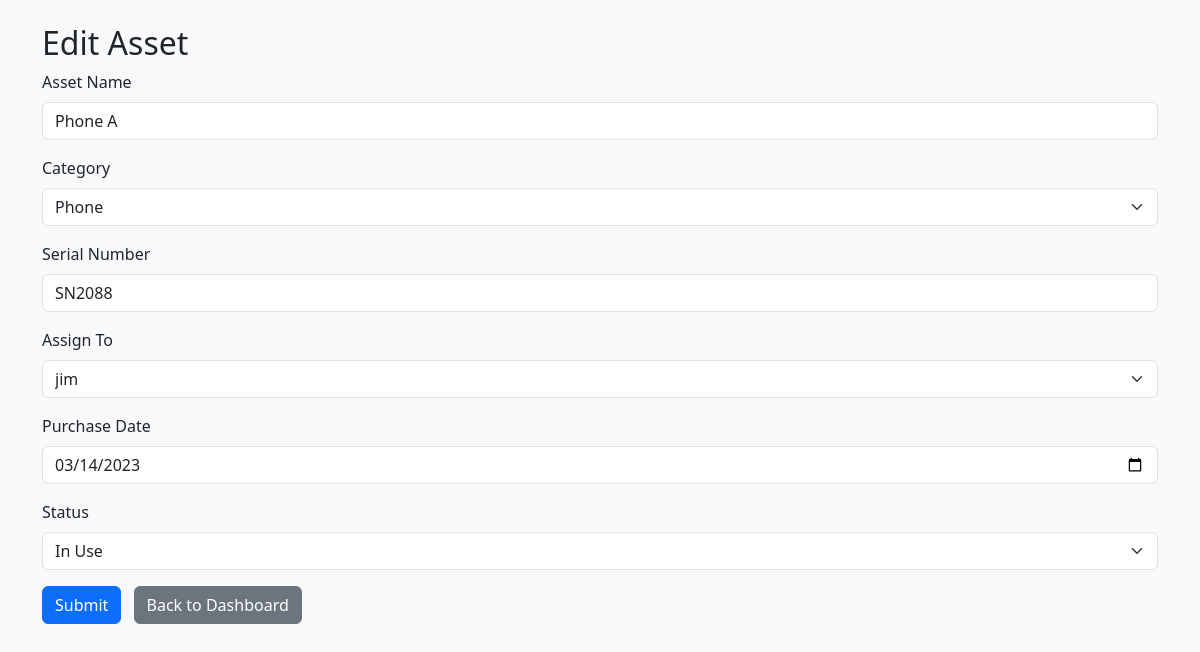
Before: /assets/edit/3 (signed in) with the older database file.
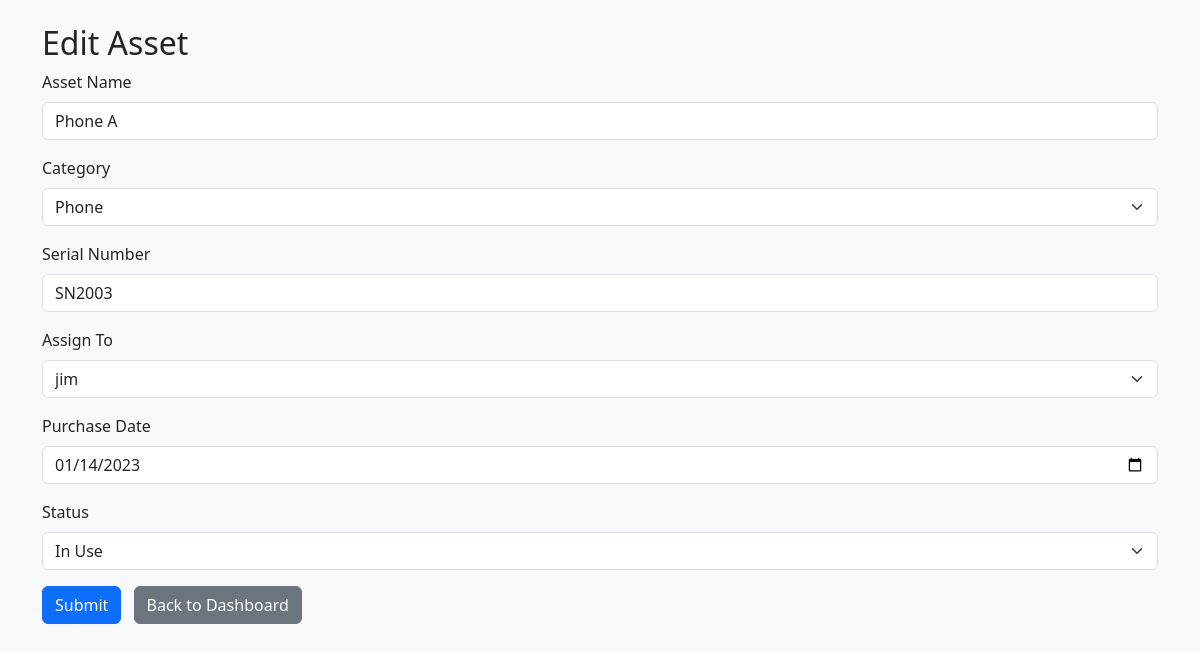
After: the same page with the newer database file.
### models.py (models this page shows)
class Asset(db.Model):
    id = db.Column(db.Integer, primary_key=True)
    name = db.Column(db.String(100), nullable=False)
    category = db.Column(db.String(50), nullable=False)
    serial_number = db.Column(db.String(100), unique=True, nullable=False)
    assigned_to_id = db.Column(db.Integer, db.ForeignKey('user.id'))
    assigned_user = db.relationship('User', backref='assets')
    purchase_date = db.Column(db.Date)
    status = db.Column(db.String(50), default="Available")

### app.py (the view)
@app.route('/assets/edit/<int:asset_id>', methods=['GET', 'POST'])
def edit_asset(asset_id):
    if 'username' not in session:
        return redirect(url_for('login'))
    asset = Asset.query.get_or_404(asset_id)
    if session['role'] != 'admin' and (
        not asset.assigned_user or asset.assigned_user.username != session['username']
    ):
        flash("You can only edit assets assigned to you.", "danger")
        return redirect(url_for('dashboard'))
    form = AssetForm(obj=asset)
    form.assigned_to.choices = [(user.id, user.username) for user in User.query.all()]
    if form.validate_on_submit():
        asset.name = form.name.data
        asset.category = form.category.data
        asset.serial_number = form.serial_number.data
        asset.assigned_to_id = form.assigned_to.data
        asset.purchase_date = form.purchase_date.data
        asset.status = form.status.data
        db.session.commit()
        flash('Asset updated successfully!', 'success')
        return redirect(url_for('dashboard'))
    else:
        form.assigned_to.data = asset.assigned_to_id
    return render_template('add_asset.html', form=form)

### forms.py
class AssetForm(FlaskForm):
    name = StringField('Asset Name', validators=[DataRequired()])
    category = SelectField('Category', choices=[
        ('Laptop', 'Laptop'),
        ('Monitor', 'Monitor'),
        ('Phone', 'Phone'),
        ('Tablet', 'Tablet'),
        ('Peripheral', 'Peripheral'),
        ('Other', 'Other')
    ], validators=[DataRequired()])
    serial_number = StringField('Serial Number', validators=[DataRequired()])
    assigned_to = SelectField('Assign To', coerce=int, validators=[DataRequired()])
    purchase_date = DateField('Purchase Date', format='%Y-%m-%d')
    status = SelectField('Status', choices=[
        ('Available', 'Available'),
        ('In Use', 'In Use'),
        ('Faulty', 'Faulty'),
        ('Retired', 'Retired')
    ], validators=[DataRequired()])
    submit = SubmitField('Submit')

### templates/add_asset.html (shortened to what this page needs)
{% extends "base.html" %}
{% block content %}
<h2>{{ 'Edit Asset' if form.name.data else 'Add Asset' }}</h2>
<form method="POST">
    <div class="mb-3">
        {{ form.name.label(class="form-label") }}
        {{ form.name(class="form-control") }}
    </div>
    <div class="mb-3">
        {{ form.category.label(class="form-label") }}
        {{ form.category(class="form-select") }}
    </div>
    <div class="mb-3">
        {{ form.serial_number.label(class="form-label") }}
        {{ form.serial_number(class="form-control") }}
    </div>
    <div class="mb-3">
        {{ form.assigned_to.label(class="form-label") }}
        {{ form.assigned_to(class="form-select") }}
    </div>
    <div class="mb-3">
        {{ form.purchase_date.label(class="form-label") }}
        {{ form.purchase_date(class="form-control") }}
    </div>
    <div class="mb-3">
        {{ form.status.label(class="form-label") }}
        {{ form.status(class="form-select") }}
    </div>
    <button type="submit" class="btn btn-primary">{{ form.submit.label.text }}</button>
    <a href="{{ url_for('dashboard') }}" class="btn btn-secondary ms-2">Back to Dashboard</a>
</form>
{% endblock %}

Changed rows visible on the page:
changed Asset "Edit Asset": serial_number "SN2088" → "SN2003"; purchase_date "03/14/2023" → "01/14/2023"
